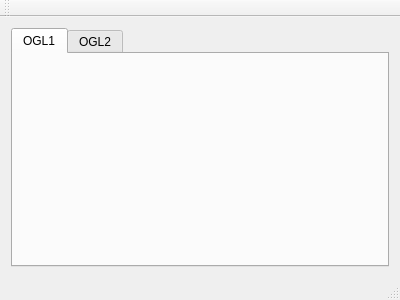
<?xml version="1.0" encoding="UTF-8"?>
<ui version="4.0">
 <class>MainWindow</class>
 <widget class="QMainWindow" name="MainWindow">
  <property name="geometry">
   <rect>
    <x>0</x>
    <y>0</y>
    <width>400</width>
    <height>300</height>
   </rect>
  </property>
  <property name="windowTitle">
   <string>MainWindow</string>
  </property>
  <widget class="QWidget" name="centralWidget">
   <layout class="QVBoxLayout" name="verticalLayout">
    <item>
     <widget class="QTabWidget" name="tabWidget">
      <property name="currentIndex">
       <number>0</number>
      </property>
      <widget class="QWidget" name="oglTab1">
       <attribute name="title">
        <string>OGL1</string>
       </attribute>
      </widget>
      <widget class="QWidget" name="oglTab2">
       <attribute name="title">
        <string>OGL2</string>
       </attribute>
      </widget>
     </widget>
    </item>
   </layout>
  </widget>
  <widget class="QMenuBar" name="menuBar">
   <property name="geometry">
    <rect>
     <x>0</x>
     <y>0</y>
     <width>400</width>
     <height>25</height>
    </rect>
   </property>
  </widget>
  <widget class="QToolBar" name="mainToolBar">
   <attribute name="toolBarArea">
    <enum>TopToolBarArea</enum>
   </attribute>
   <attribute name="toolBarBreak">
    <bool>false</bool>
   </attribute>
  </widget>
  <widget class="QStatusBar" name="statusBar"/>
 </widget>
 <layoutdefault spacing="6" margin="11"/>
 <resources/>
 <connections/>
</ui>
